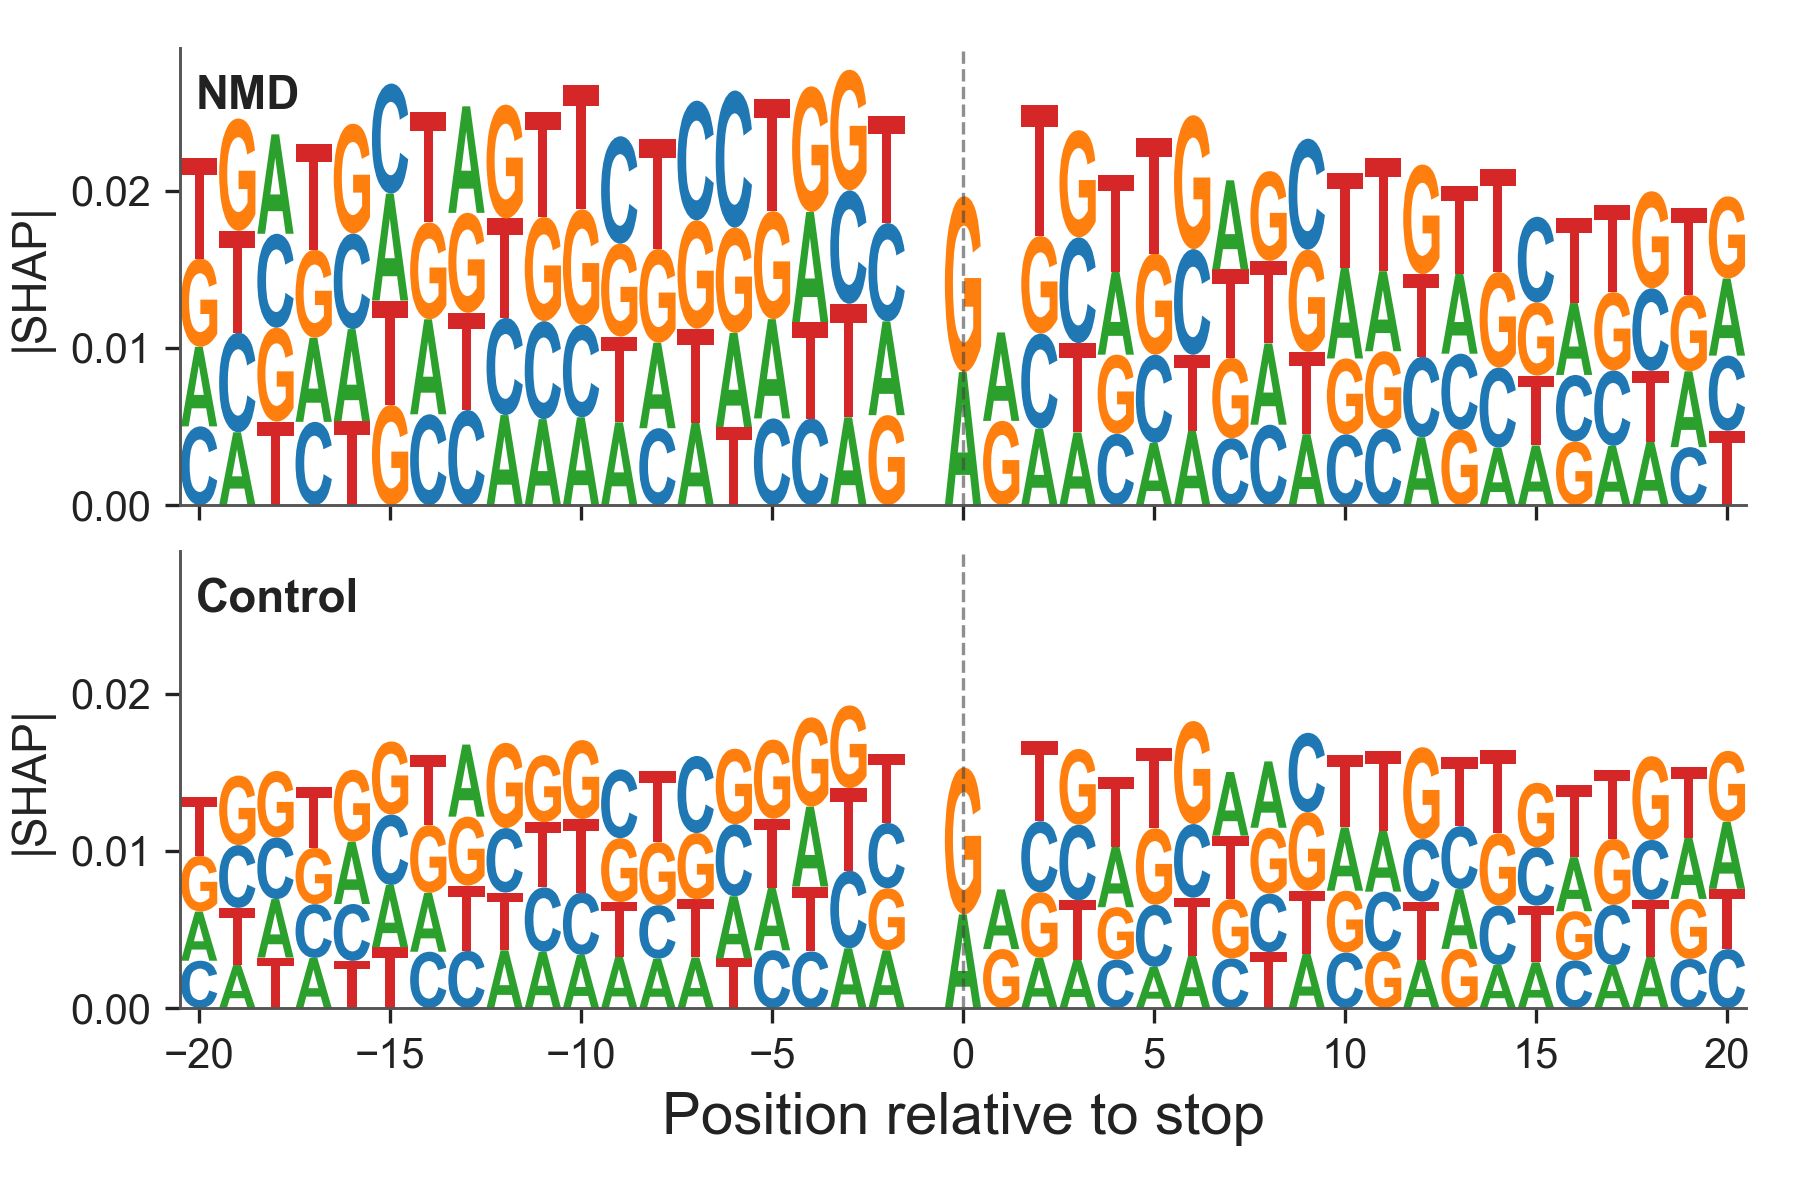

Generate this figure with Python:
"""
Figure 5 Panel E — SHAP nucleotide logo across ±20 nt around the stop codon.

Mirrors old Fig 6F ("SHAP values at stop codon"): two stacked logos —
NMD on top, Control on bottom — with per-position A/C/G/T letters scaled
by |SHAP|. Model has learned UGA as the leakiest stop and the importance
of the +4 position for readthrough.

Data:
  ./data/panelE_stop_profile.tsv (same schema as Panel D).
  Source: shap_profile_stop_joint_atg500_stop500.tsv (4ct).

Style: publications overlay — 6×4 cell at 1.5:1.
"""

import sys
from pathlib import Path

import logomaker as lm
import matplotlib.pyplot as plt
import pandas as pd

HERE = Path(__file__).resolve()
LIB = HERE.parents[2] / "lib"
sys.path.insert(0, str(LIB))

plt.rcParams["font.family"] = "sans-serif"
plt.rcParams["font.sans-serif"] = ["Arial", "Helvetica Neue", "Helvetica", "DejaVu Sans"]
plt.rcParams["pdf.fonttype"] = 42
plt.rcParams["ps.fonttype"] = 42

BODY_FS = 14
LABEL_FS = 11
ZOOM = 20
CODON_LABEL = "stop"
NUC_COLORS = {"A": "#2ca02c", "C": "#1f77b4", "G": "#ff7f0e", "T": "#d62728"}

C_TITLE = "#222222"
C_AXIS  = "#555555"
C_CODON = "#444444"


def load_matrix(value_col):
    df = pd.read_csv(HERE.parent / "data" / "panelE_stop_profile.tsv", sep="\t")
    df = df[df["channel"].isin(["A", "C", "G", "T"])]
    df = df[df["relative_position"].between(-ZOOM, ZOOM)]
    mat = (
        df.pivot(index="relative_position", columns="channel", values=value_col)
          .reindex(columns=["A", "C", "G", "T"])
          .sort_index()
    )
    return mat


def draw_logo(ax, mat, title):
    lm.Logo(mat, ax=ax, color_scheme=NUC_COLORS, baseline_width=0)
    ax.axvline(0, color=C_CODON, linestyle="--", linewidth=0.8, alpha=0.6)
    ax.set_ylabel("|SHAP|", fontsize=LABEL_FS, color=C_TITLE)
    ax.set_xlim(-ZOOM - 0.5, ZOOM + 0.5)
    ax.text(0.01, 0.94, title, transform=ax.transAxes,
            ha="left", va="top", fontsize=LABEL_FS, fontweight="bold",
            color=C_TITLE)
    ax.tick_params(axis="both", labelsize=LABEL_FS - 1, colors=C_TITLE)
    for side in ("top", "right"):
        ax.spines[side].set_visible(False)
    for side in ("bottom", "left"):
        ax.spines[side].set_color(C_AXIS)
        ax.spines[side].set_linewidth(0.7)


def build_figure():
    fig, axes = plt.subplots(2, 1, figsize=(6, 4), sharex=True)

    nmd_mat = load_matrix("nmd_abs_shap")
    ctrl_mat = load_matrix("ctrl_abs_shap")
    ymax = max(nmd_mat.values.sum(axis=1).max(),
               ctrl_mat.values.sum(axis=1).max()) * 1.05

    draw_logo(axes[0], nmd_mat, "NMD")
    draw_logo(axes[1], ctrl_mat, "Control")

    for a in axes:
        a.set_ylim(0, ymax)

    axes[1].set_xlabel(f"Position relative to {CODON_LABEL}", fontsize=BODY_FS, color=C_TITLE)
    axes[0].tick_params(axis="x", labelbottom=False)

    fig.subplots_adjust(left=0.10, right=0.97, bottom=0.16, top=0.96, hspace=0.10)
    return fig


def main():
    fig = build_figure()

    from validate_figure_layout import validate_figure_layout
    validate_figure_layout(fig, fig.axes[0], verbose=True)

    out_dir = HERE.parent
    fig.savefig(out_dir / "figure5_panelE_stop_logo.pdf", facecolor="white")
    fig.savefig(out_dir / "figure5_panelE_stop_logo.png", dpi=300, facecolor="white")
    print("Saved: figure5_panelE_stop_logo.pdf and .png")


if __name__ == "__main__":
    main()
